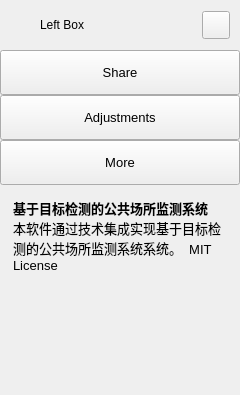
        <widget class="QFrame" name="extraLeftBox">
         <property name="minimumSize">
          <size>
           <width>0</width>
           <height>0</height>
          </size>
         </property>
         <property name="maximumSize">
          <size>
           <width>0</width>
           <height>16777215</height>
          </size>
         </property>
         <property name="frameShape">
          <enum>QFrame::NoFrame</enum>
         </property>
         <property name="frameShadow">
          <enum>QFrame::Raised</enum>
         </property>
         <layout class="QVBoxLayout" name="extraColumLayout">
          <property name="spacing">
           <number>0</number>
          </property>
          <property name="leftMargin">
           <number>0</number>
          </property>
          <property name="topMargin">
           <number>0</number>
          </property>
          <property name="rightMargin">
           <number>0</number>
          </property>
          <property name="bottomMargin">
           <number>0</number>
          </property>
          <item>
           <widget class="QFrame" name="extraTopBg">
            <property name="minimumSize">
             <size>
              <width>0</width>
              <height>50</height>
             </size>
            </property>
            <property name="maximumSize">
             <size>
              <width>16777215</width>
              <height>50</height>
             </size>
            </property>
            <property name="frameShape">
             <enum>QFrame::NoFrame</enum>
            </property>
            <property name="frameShadow">
             <enum>QFrame::Raised</enum>
            </property>
            <layout class="QVBoxLayout" name="verticalLayout_5">
             <property name="spacing">
              <number>0</number>
             </property>
             <property name="leftMargin">
              <number>0</number>
             </property>
             <property name="topMargin">
              <number>0</number>
             </property>
             <property name="rightMargin">
              <number>0</number>
             </property>
             <property name="bottomMargin">
              <number>0</number>
             </property>
             <item>
              <layout class="QGridLayout" name="extraTopLayout">
               <property name="leftMargin">
                <number>10</number>
               </property>
               <property name="rightMargin">
                <number>10</number>
               </property>
               <property name="horizontalSpacing">
                <number>10</number>
               </property>
               <property name="verticalSpacing">
                <number>0</number>
               </property>
               <item row="0" column="0">
                <widget class="QFrame" name="extraIcon">
                 <property name="minimumSize">
                  <size>
                   <width>20</width>
                   <height>0</height>
                  </size>
                 </property>
                 <property name="maximumSize">
                  <size>
                   <width>20</width>
                   <height>20</height>
                  </size>
                 </property>
                 <property name="frameShape">
                  <enum>QFrame::NoFrame</enum>
                 </property>
                 <property name="frameShadow">
                  <enum>QFrame::Raised</enum>
                 </property>
                </widget>
               </item>
               <item row="0" column="1">
                <widget class="QLabel" name="extraLabel">
                 <property name="minimumSize">
                  <size>
                   <width>150</width>
                   <height>0</height>
                  </size>
                 </property>
                 <property name="text">
                  <string>Left Box</string>
                 </property>
                </widget>
               </item>
               <item row="0" column="2">
                <widget class="QPushButton" name="extraCloseColumnBtn">
                 <property name="minimumSize">
                  <size>
                   <width>28</width>
                   <height>28</height>
                  </size>
                 </property>
                 <property name="maximumSize">
                  <size>
                   <width>28</width>
                   <height>28</height>
                  </size>
                 </property>
                 <property name="cursor">
                  <cursorShape>PointingHandCursor</cursorShape>
                 </property>
                 <property name="toolTip">
                  <string>Close left box</string>
                 </property>
                 <property name="text">
                  <string/>
                 </property>
                 <property name="icon">
                  <iconset resource="resources.qrc">
                   <normaloff>:/icons/images/icons/icon_close.png</normaloff>:/icons/images/icons/icon_close.png</iconset>
                 </property>
                 <property name="iconSize">
                  <size>
                   <width>20</width>
                   <height>20</height>
                  </size>
                 </property>
                </widget>
               </item>
              </layout>
             </item>
            </layout>
           </widget>
          </item>
          <item>
           <widget class="QFrame" name="extraContent">
            <property name="frameShape">
             <enum>QFrame::NoFrame</enum>
            </property>
            <property name="frameShadow">
             <enum>QFrame::Raised</enum>
            </property>
            <layout class="QVBoxLayout" name="verticalLayout_12">
             <property name="spacing">
              <number>0</number>
             </property>
             <property name="leftMargin">
              <number>0</number>
             </property>
             <property name="topMargin">
              <number>0</number>
             </property>
             <property name="rightMargin">
              <number>0</number>
             </property>
             <property name="bottomMargin">
              <number>0</number>
             </property>
             <item alignment="Qt::AlignTop">
              <widget class="QFrame" name="extraTopMenu">
               <property name="frameShape">
                <enum>QFrame::NoFrame</enum>
               </property>
               <property name="frameShadow">
                <enum>QFrame::Raised</enum>
               </property>
               <layout class="QVBoxLayout" name="verticalLayout_11">
                <property name="spacing">
                 <number>0</number>
                </property>
                <property name="leftMargin">
                 <number>0</number>
                </property>
                <property name="topMargin">
                 <number>0</number>
                </property>
                <property name="rightMargin">
                 <number>0</number>
                </property>
                <property name="bottomMargin">
                 <number>0</number>
                </property>
                <item>
                 <widget class="QPushButton" name="btn_share">
                  <property name="sizePolicy">
                   <sizepolicy hsizetype="Expanding" vsizetype="Fixed">
                    <horstretch>0</horstretch>
                    <verstretch>0</verstretch>
                   </sizepolicy>
                  </property>
                  <property name="minimumSize">
                   <size>
                    <width>0</width>
                    <height>45</height>
                   </size>
                  </property>
                  <property name="font">
                   <font>
                    <family>Segoe UI</family>
                    <pointsize>10</pointsize>
                    <italic>false</italic>
                    <bold>false</bold>
                   </font>
                  </property>
                  <property name="cursor">
                   <cursorShape>PointingHandCursor</cursorShape>
                  </property>
                  <property name="layoutDirection">
                   <enum>Qt::LeftToRight</enum>
                  </property>
                  <property name="styleSheet">
                   <string notr="true">background-image: url(:/icons/images/icons/cil-share-boxed.png);</string>
                  </property>
                  <property name="text">
                   <string>Share</string>
                  </property>
                 </widget>
                </item>
                <item>
                 <widget class="QPushButton" name="btn_adjustments">
                  <property name="sizePolicy">
                   <sizepolicy hsizetype="Expanding" vsizetype="Fixed">
                    <horstretch>0</horstretch>
                    <verstretch>0</verstretch>
                   </sizepolicy>
                  </property>
                  <property name="minimumSize">
                   <size>
                    <width>0</width>
                    <height>45</height>
                   </size>
                  </property>
                  <property name="font">
                   <font>
                    <family>Segoe UI</family>
                    <pointsize>10</pointsize>
                    <italic>false</italic>
                    <bold>false</bold>
                   </font>
                  </property>
                  <property name="cursor">
                   <cursorShape>PointingHandCursor</cursorShape>
                  </property>
                  <property name="layoutDirection">
                   <enum>Qt::LeftToRight</enum>
                  </property>
                  <property name="styleSheet">
                   <string notr="true">background-image: url(:/icons/images/icons/cil-equalizer.png);</string>
                  </property>
                  <property name="text">
                   <string>Adjustments</string>
                  </property>
                 </widget>
                </item>
                <item>
                 <widget class="QPushButton" name="btn_more">
                  <property name="sizePolicy">
                   <sizepolicy hsizetype="Expanding" vsizetype="Fixed">
                    <horstretch>0</horstretch>
                    <verstretch>0</verstretch>
                   </sizepolicy>
                  </property>
                  <property name="minimumSize">
                   <size>
                    <width>0</width>
                    <height>45</height>
                   </size>
                  </property>
                  <property name="font">
                   <font>
                    <family>Segoe UI</family>
                    <pointsize>10</pointsize>
                    <italic>false</italic>
                    <bold>false</bold>
                   </font>
                  </property>
                  <property name="cursor">
                   <cursorShape>PointingHandCursor</cursorShape>
                  </property>
                  <property name="layoutDirection">
                   <enum>Qt::LeftToRight</enum>
                  </property>
                  <property name="styleSheet">
                   <string notr="true">background-image: url(:/icons/images/icons/cil-layers.png);</string>
                  </property>
                  <property name="text">
                   <string>More</string>
                  </property>
                 </widget>
                </item>
               </layout>
              </widget>
             </item>
             <item>
              <widget class="QFrame" name="extraCenter">
               <property name="frameShape">
                <enum>QFrame::NoFrame</enum>
               </property>
               <property name="frameShadow">
                <enum>QFrame::Raised</enum>
               </property>
               <layout class="QVBoxLayout" name="verticalLayout_10">
                <item>
                 <widget class="QTextEdit" name="textEdit">
                  <property name="minimumSize">
                   <size>
                    <width>222</width>
                    <height>0</height>
                   </size>
                  </property>
                  <property name="styleSheet">
                   <string notr="true">background: transparent;</string>
                  </property>
                  <property name="frameShape">
                   <enum>QFrame::NoFrame</enum>
                  </property>
                  <property name="readOnly">
                   <bool>true</bool>
                  </property>
                  <property name="markdown">
                   <string>**基于目标检测的公共场所监测系统**  本软件通过技术集成实现基于目标检测的公共场所监测系统系统。  MIT License

</string>
                  </property>
                  <property name="html">
                   <string>&lt;!DOCTYPE HTML PUBLIC &quot;-//W3C//DTD HTML 4.0//EN&quot; &quot;http://www.w3.org/TR/REC-html40/strict.dtd&quot;&gt;
&lt;html&gt;&lt;head&gt;&lt;meta name=&quot;qrichtext&quot; content=&quot;1&quot; /&gt;&lt;meta charset=&quot;utf-8&quot; /&gt;&lt;style type=&quot;text/css&quot;&gt;
p, li { white-space: pre-wrap; }
hr { height: 1px; border-width: 0; }
li.unchecked::marker { content: &quot;\2610&quot;; }
li.checked::marker { content: &quot;\2612&quot;; }
&lt;/style&gt;&lt;/head&gt;&lt;body style=&quot; font-family:'Segoe UI'; font-size:10pt; font-weight:400; font-style:normal;&quot;&gt;
&lt;p style=&quot; margin-top:6px; margin-bottom:6px; margin-left:0px; margin-right:0px; -qt-block-indent:0; text-indent:0px;&quot;&gt;&lt;span style=&quot; font-weight:700;&quot;&gt;基于目标检测的公共场所监测系统&lt;/span&gt;  本软件通过技术集成实现基于目标检测的公共场所监测系统系统。  MIT License&lt;/p&gt;&lt;/body&gt;&lt;/html&gt;</string>
                  </property>
                 </widget>
                </item>
               </layout>
              </widget>
             </item>
             <item>
              <widget class="QFrame" name="extraBottom">
               <property name="frameShape">
                <enum>QFrame::NoFrame</enum>
               </property>
               <property name="frameShadow">
                <enum>QFrame::Raised</enum>
               </property>
              </widget>
             </item>
            </layout>
           </widget>
          </item>
         </layout>
        </widget>
